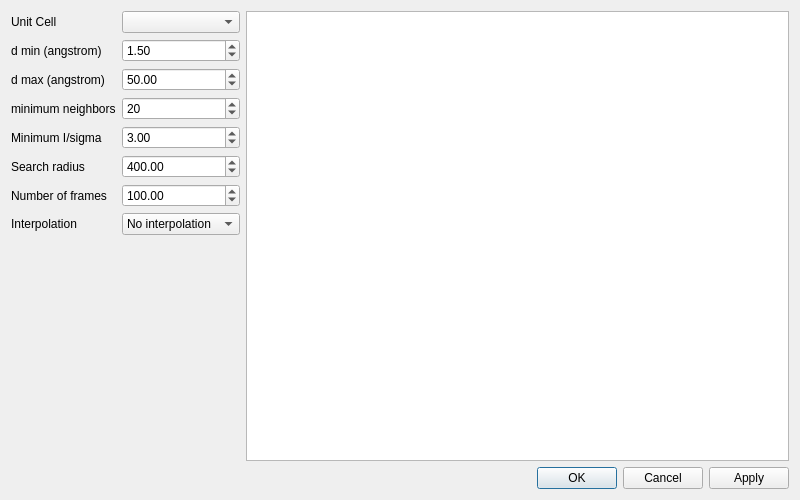
<?xml version="1.0" encoding="UTF-8"?>
<ui version="4.0">
 <class>DialogPredictPeaks</class>
 <widget class="QDialog" name="DialogPredictPeaks">
  <property name="geometry">
   <rect>
    <x>0</x>
    <y>0</y>
    <width>800</width>
    <height>500</height>
   </rect>
  </property>
  <property name="windowTitle">
   <string>Dialog</string>
  </property>
  <layout class="QVBoxLayout" name="verticalLayout">
   <item>
    <layout class="QHBoxLayout" name="horizontalLayout" stretch="0,1">
     <item>
      <layout class="QFormLayout" name="formLayout">
       <item row="0" column="0">
        <widget class="QLabel" name="label_3">
         <property name="text">
          <string>Unit Cell</string>
         </property>
        </widget>
       </item>
       <item row="0" column="1">
        <widget class="QComboBox" name="unitCells"/>
       </item>
       <item row="1" column="0">
        <widget class="QLabel" name="label">
         <property name="text">
          <string>d min (angstrom)</string>
         </property>
        </widget>
       </item>
       <item row="1" column="1">
        <widget class="QDoubleSpinBox" name="dMinSpinBox">
         <property name="maximum">
          <double>1000.000000000000000</double>
         </property>
         <property name="singleStep">
          <double>0.010000000000000</double>
         </property>
         <property name="value">
          <double>1.500000000000000</double>
         </property>
        </widget>
       </item>
       <item row="2" column="0">
        <widget class="QLabel" name="label_2">
         <property name="text">
          <string>d max (angstrom)</string>
         </property>
        </widget>
       </item>
       <item row="2" column="1">
        <widget class="QDoubleSpinBox" name="dMaxSpinBox">
         <property name="maximum">
          <double>1000.000000000000000</double>
         </property>
         <property name="singleStep">
          <double>0.010000000000000</double>
         </property>
         <property name="value">
          <double>50.000000000000000</double>
         </property>
        </widget>
       </item>
       <item row="3" column="0">
        <widget class="QLabel" name="label_5">
         <property name="text">
          <string>minimum neighbors</string>
         </property>
        </widget>
       </item>
       <item row="3" column="1">
        <widget class="QSpinBox" name="neighborSpinBox">
         <property name="maximum">
          <number>100000</number>
         </property>
         <property name="value">
          <number>20</number>
         </property>
        </widget>
       </item>
       <item row="4" column="0">
        <widget class="QLabel" name="label_10">
         <property name="text">
          <string>Minimum I/sigma</string>
         </property>
        </widget>
       </item>
       <item row="4" column="1">
        <widget class="QDoubleSpinBox" name="sigmaSpinBox">
         <property name="maximum">
          <double>100000.000000000000000</double>
         </property>
         <property name="singleStep">
          <double>0.100000000000000</double>
         </property>
         <property name="value">
          <double>3.000000000000000</double>
         </property>
        </widget>
       </item>
       <item row="5" column="0">
        <widget class="QLabel" name="label_7">
         <property name="text">
          <string>Search radius</string>
         </property>
        </widget>
       </item>
       <item row="5" column="1">
        <widget class="QDoubleSpinBox" name="radius">
         <property name="maximum">
          <double>10000.000000000000000</double>
         </property>
         <property name="value">
          <double>400.000000000000000</double>
         </property>
        </widget>
       </item>
       <item row="6" column="0">
        <widget class="QLabel" name="label_11">
         <property name="text">
          <string>Number of frames</string>
         </property>
        </widget>
       </item>
       <item row="6" column="1">
        <widget class="QDoubleSpinBox" name="nframes">
         <property name="maximum">
          <double>10000.000000000000000</double>
         </property>
         <property name="value">
          <double>100.000000000000000</double>
         </property>
        </widget>
       </item>
       <item row="7" column="0">
        <widget class="QLabel" name="label_8">
         <property name="text">
          <string>Interpolation</string>
         </property>
        </widget>
       </item>
       <item row="7" column="1">
        <widget class="QComboBox" name="interpolation">
         <property name="currentIndex">
          <number>0</number>
         </property>
         <item>
          <property name="text">
           <string>No interpolation</string>
          </property>
         </item>
         <item>
          <property name="text">
           <string>Inverse distance</string>
          </property>
         </item>
         <item>
          <property name="text">
           <string>Intensity</string>
          </property>
         </item>
        </widget>
       </item>
      </layout>
     </item>
     <item>
      <widget class="PeakListView" name="predictedPeaks"/>
     </item>
    </layout>
   </item>
   <item>
    <widget class="QDialogButtonBox" name="actions">
     <property name="orientation">
      <enum>Qt::Horizontal</enum>
     </property>
     <property name="standardButtons">
      <set>QDialogButtonBox::Apply|QDialogButtonBox::Cancel|QDialogButtonBox::Ok</set>
     </property>
    </widget>
   </item>
  </layout>
 </widget>
 <customwidgets>
  <customwidget>
   <class>PeakListView</class>
   <extends>QTableView</extends>
   <header>PeakListView.h</header>
  </customwidget>
 </customwidgets>
 <resources/>
 <connections/>
</ui>
